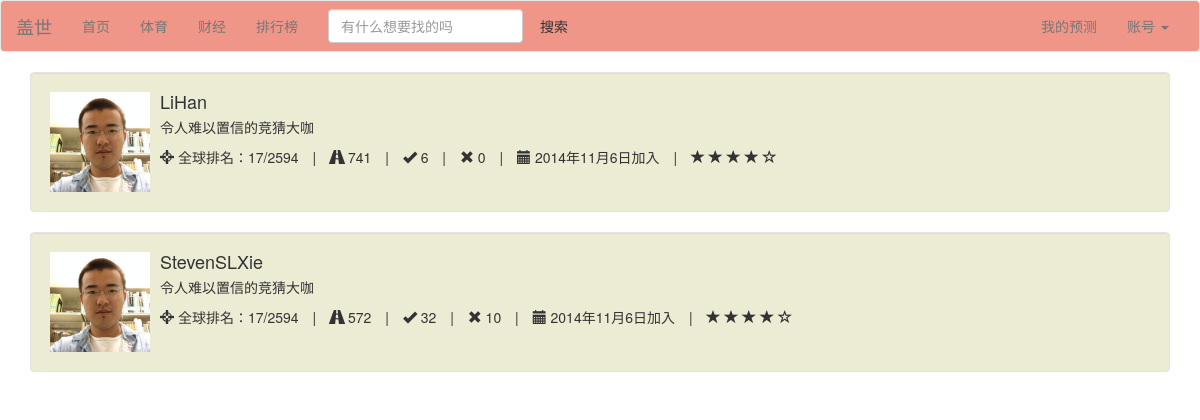
Page /leaderboard (signed in) on the earlier database version.
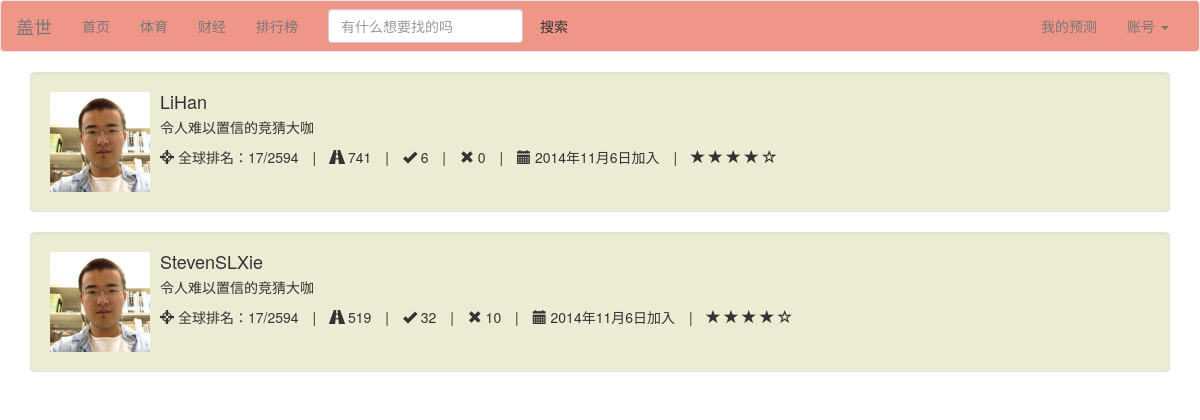
Same page on the later database version.
### Guess/models.py (models this page shows)
class Person(models.Model):
	user = models.OneToOneField(User)
	point = models.IntegerField(default=1000)
	expertise = models.TextField(default='N/A')
	win = models.IntegerField(default=0)
	lose = models.IntegerField(default=0)
	game = models.IntegerField(default=0)
	point_per_game = models.FloatField(default=0.0)
	index = models.IntegerField(default=0)
	class Meta:
		ordering = ('point','point_per_game',)

### Guess/views.py (the view)
# urls.py: url(r'^leaderboard$', 'Guess.views.leaderboard', name='leaderboard'),
def leaderboard(request):
	if not request.user.is_authenticated():
		return redirect(reverse('login'))
	persons = Person.objects.all().order_by('-point','-win')
	return render(request,'leaderboard.html',{'persons':persons})

### Guess/templates/leaderboard.html (shortened to what this page needs)
{% load bootstrap3 %}
{% include "nav_bar.html" %}
<link rel="stylesheet" href="http://cdnjs.cloudflare.com/ajax/libs/font-awesome/4.1.0/css/font-awesome.min.css"/>
{% for person in persons %}
<div class="container">
  <div class="well well-frame-c">
      <div class="media">
      	<a class="pull-left" href="#">
    		<img class="media-object" src="/static/me.jpg" height="100" width="100">
  		</a>
  		<div class="media-body">
            <h4 class="media-heading">{{ person.user }}</h4>
             <p>令人难以置信的竞猜大咖</p>
          <ul class="list-inline list-unstyled">
            <li><span><i class="glyphicon glyphicon-screenshot"></i> 全球排名：17/2594 </span></li>
            <li>|</li>
            <li><span><i class="glyphicon glyphicon-road"></i> {{ person.point }}</span></li>
            <li>|</li>
            <li><span><i class="glyphicon glyphicon-ok"></i> {{ person.win }}</span></li>
            <li>|</li>
            <li><span><i class="glyphicon glyphicon-remove"></i> {{ person.lose }}</span></li>
            <li>|</li>
            <li><span><i class="glyphicon glyphicon-calendar"></i> 2014年11月6日加入 </span></li>
            <li>|</li>
            <li>
               <span class="glyphicon glyphicon-star"></span>
                        <span class="glyphicon glyphicon-star"></span>
                        <span class="glyphicon glyphicon-star"></span>
                        <span class="glyphicon glyphicon-star"></span>
                        <span class="glyphicon glyphicon-star-empty"></span>
            </li>
			</ul>
       </div>
    </div>
  </div>
</div>
{% endfor %}

Differences in the rows shown:
changed Person "StevenSLXie": point "572" → "519"
